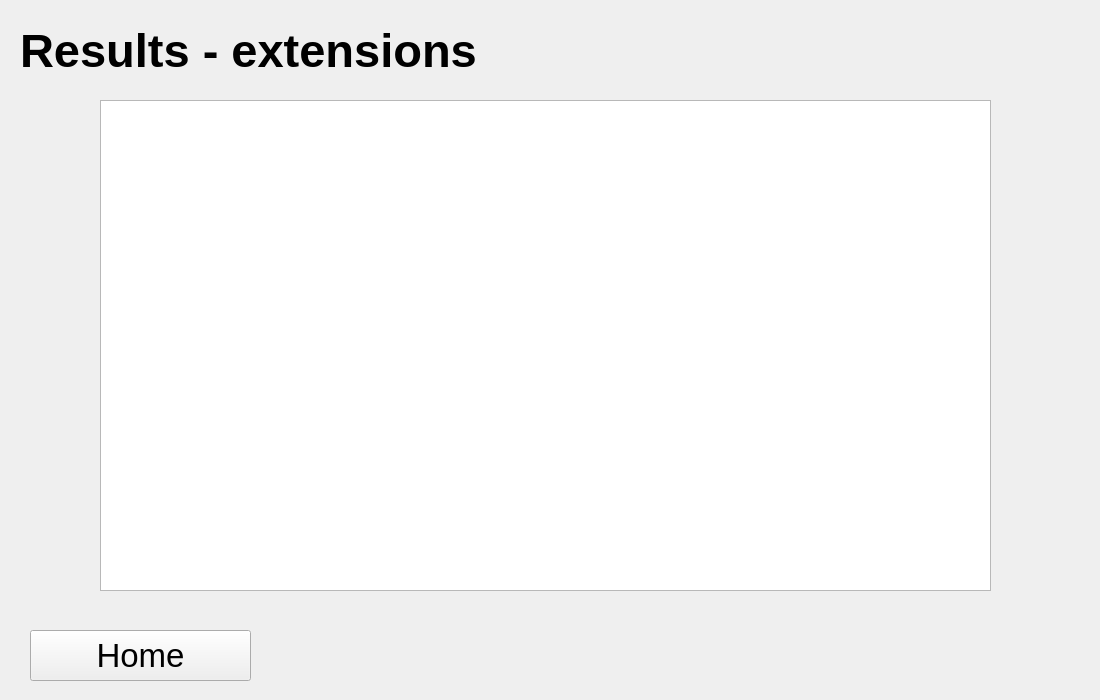
<?xml version="1.0" encoding="UTF-8"?>
<ui version="4.0">
 <class>Form</class>
 <widget class="QWidget" name="Form">
  <property name="geometry">
   <rect>
    <x>0</x>
    <y>0</y>
    <width>1100</width>
    <height>700</height>
   </rect>
  </property>
  <property name="windowTitle">
   <string>Form</string>
  </property>
  <widget class="QLabel" name="label">
   <property name="geometry">
    <rect>
     <x>20</x>
     <y>20</y>
     <width>551</width>
     <height>61</height>
    </rect>
   </property>
   <property name="font">
    <font>
     <pointsize>35</pointsize>
     <weight>75</weight>
     <bold>true</bold>
    </font>
   </property>
   <property name="text">
    <string>Results - extensions</string>
   </property>
  </widget>
  <widget class="QPushButton" name="homeButton">
   <property name="geometry">
    <rect>
     <x>30</x>
     <y>630</y>
     <width>221</width>
     <height>51</height>
    </rect>
   </property>
   <property name="font">
    <font>
     <pointsize>25</pointsize>
    </font>
   </property>
   <property name="text">
    <string>Home</string>
   </property>
  </widget>
  <widget class="QGraphicsView" name="graph">
   <property name="geometry">
    <rect>
     <x>100</x>
     <y>100</y>
     <width>891</width>
     <height>491</height>
    </rect>
   </property>
  </widget>
 </widget>
 <resources/>
 <connections/>
</ui>
